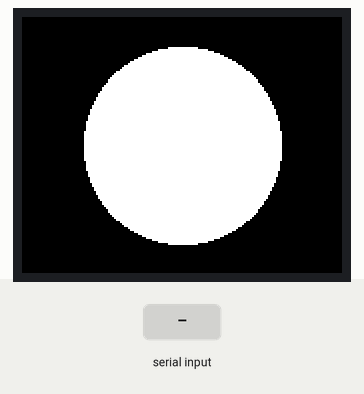
Recording of a sketch running on a simulated Arduino Uno, built with avr-gcc and run on an emulated ATmega328P. On the bench: 160×128 colour display. The test bench sets the inputs (shaded band). What the sketch prints to the serial monitor is not drawn.

Above: at 1.2 s.
1.3 s: "1" received over Serial
At 1.8 s:
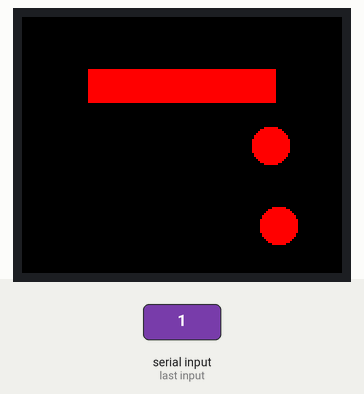
3.8 s: "2" received over Serial
At 4.7 s:
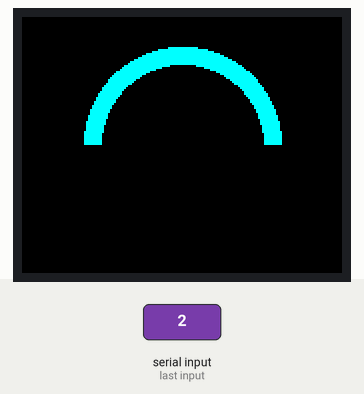
6.4 s: "3" received over Serial
At 7.2 s:
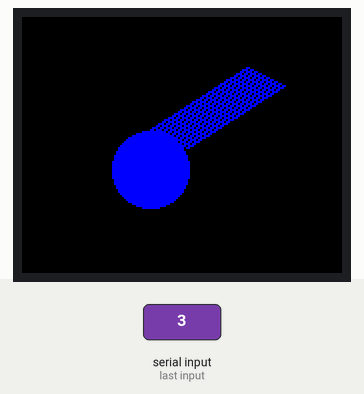
8.9 s: "4" received over Serial
At 9.7 s:
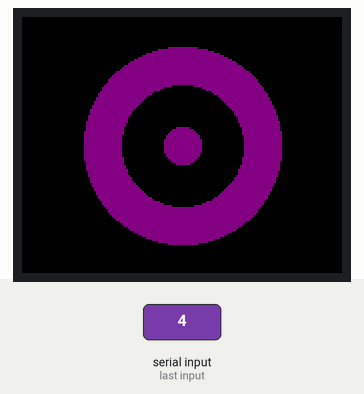
11.5 s: "5" received over Serial
At 12.7 s:
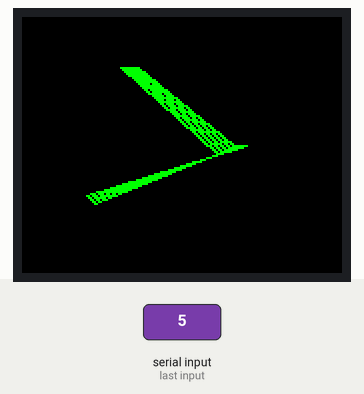
Timing chart, 0 to 14.5 s (numbered marks = the images above; inputs shaded):
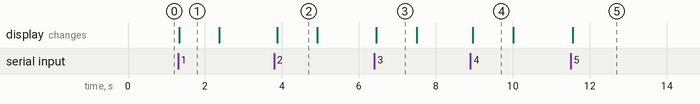

The sketch:

TFT.ino
```cpp
#include <TFT.h>
#include <SPI.h>

#define CS   9
#define DC   8
#define RESET 7

TFT screen = TFT(CS, DC, RESET);

void cry(){
    int tearPos = screen.height() / 2, offset = 55;
    screen.background(0, 0, 0);
    screen.fill(255, 255, 255);
    screen.circle(screen.width() / 2, screen.height() / 2, 50);
    delay(1000);

    screen.background(0, 0, 0);
    screen.stroke(127, 127, 127);
    screen.fill(255, 255, 255);
    screen.rect(screen.width() / 2 - 50, screen.height() / 2 - 10, 100, 20);
    delay(500);

    for (int i = 0; i < 5; i++){
        while (tearPos < screen.height() + 10){
          screen.stroke(0, 0, 0);
          screen.fill(0, 0, 0);
          screen.circle(screen.width() / 2 + offset, tearPos, 5);
          delayMicroseconds(1);
          tearPos += 1;
          screen.fill(255, 127, 127);
          screen.circle(screen.width() / 2 + offset, tearPos, 5);
          delayMicroseconds(1);
        }
        delay(200);
        tearPos = screen.height() / 2;
    }
}

void wink(){
  screen.background(0, 0, 0);
  screen.stroke(127, 127, 127);
  screen.fill(255, 255, 255);
  screen.circle(screen.width() / 2, screen.height() / 2, 50);
  delay(500);

  screen.background(0, 0, 0);
  screen.stroke(127, 127, 127);
  screen.fill(255, 255, 255);
  screen.rect(screen.width() / 2 - 50, screen.height() / 2 - 10, 100, 20);
  delay(100);

  screen.background(0, 0, 0);
  screen.stroke(127, 127, 127);
  screen.fill(255, 255, 255);
  screen.circle(screen.width() / 2, screen.height() / 2, 50);
  delay(100);
}

void neutral (){
  screen.background(0, 0, 0);
  screen.fill(255, 255, 255);
  screen.circle(screen.width() / 2, screen.height() / 2, 50);
  delay(500);
}
// Input 1
void happy (){
  Serial.println("I am happy!");
  screen.background(0, 0, 0);
  screen.fill(0, 255, 255);
  screen.circle(screen.width() / 2, screen.height() / 2, 50);
  screen.fill(0, 0, 0);
  screen.circle(screen.width() / 2, screen.height() / 2, 40);
  screen.rect(0, screen.height() / 2, screen.width(), screen.height() / 2);
  delay(1000);
  neutral();
}
// Input 2
void sad (){
  Serial.println("I am sad...");
  screen.background(0, 0, 0);
  screen.fill(255, 0, 0);
  screen.rect(screen.width() * 0.2, screen.height() * 0.2, screen.width() * 0.6, screen.height() * 0.15);
  screen.circle(screen.width() * 0.78, screen.height() * 0.5, 10);
  screen.circle(screen.width() * 0.8, screen.height() * 0.82, 10);
  delay(1000);
  neutral();
}
// Input 3
void angry (){
  Serial.println("I AM ANGRY!!!!!!");
  screen.background(0, 0, 0);
  screen.fill(0, 0, 255);
  screen.circle(screen.width() * 0.4, screen.height() * 0.6, 20);
  screen.stroke(0, 0, 255);
  for (int i = 0; i < 20; i++){
    screen.line(screen.width() * 0.4 + i, screen.height() * 0.6 - 20 + i / 2,
                screen.width() * 0.7 + i, screen.height() * 0.2 + i / 2);
  }
  screen.stroke(0, 0, 0);
  delay(1000);
  neutral();
}
// Input 4
void scared (){
  Serial.println("I'm scared");
  screen.background(0, 0, 0);
  screen.fill(128, 0, 128);
  screen.circle(screen.width() / 2, screen.height() / 2, 50);
  screen.fill(0, 0, 0);
  screen.circle(screen.width() / 2, screen.height() / 2, 30);
  screen.fill(128, 0, 128);
  screen.circle(screen.width() / 2, screen.height() / 2, 10);
  delay(1000);
  neutral();
}
// Input 5
void disgusted (){
    screen.background(0, 0, 0);
    screen.fill(0, 255, 0);
    screen.stroke(0, 255, 0);
    int mov = 10;
    for (int i = 0; i < mov; i++){
    screen.line(screen.width() * 0.2 + i / 2, screen.height() * 0.7 + i / 2,
                screen.width() * 0.7 - i / 2, screen.height() * 0.5);
    }
    for (int i = 0; i < mov; i++){
    screen.line(screen.width() * 0.3 + mov - i, screen.height() * 0.2,
                screen.width() * 0.6 + mov - i, screen.height() * 0.5 + i / 2);
    }
    screen.stroke(0, 0, 0);
    delay(5000);
    neutral();
}

void setup(){
    Serial.begin(9600);
    screen.begin();
    screen.background(0, 0, 0);
    screen.stroke(0, 0, 0);
    screen.fill(255, 255, 255);
    screen.circle(screen.width() / 2, screen.height() / 2, 50);
    Serial.println("I am ready");
}

void loop(){
    char in = '0';

    if (Serial.available() > 0){
        in = Serial.read();
        Serial.print("Recieved ");
        Serial.println(in);
    }

    switch (in){
        case '1':
        sad();
        break;
        case '2':
        happy();
        break;
        case '3':
        angry();
        break;
        case '4':
        scared();
        break;
        case '5':
        disgusted();
        break;
    }
}
```

Measured:
- after the input at 1.3 s, the display: changes at once (image 1)
- after the input at 3.8 s, the display: changes after 0.07 s (image 2)
- after the input at 6.4 s, the display: changes after 0.05 s (image 3)
- after the input at 8.9 s, the display: changes after 0.06 s (image 4)
- after the input at 11.5 s, the display: changes after 0.05 s (image 5)
- what the display in image 1 shows lasts 1.1 s, from 1.3 s to 2.4 s
